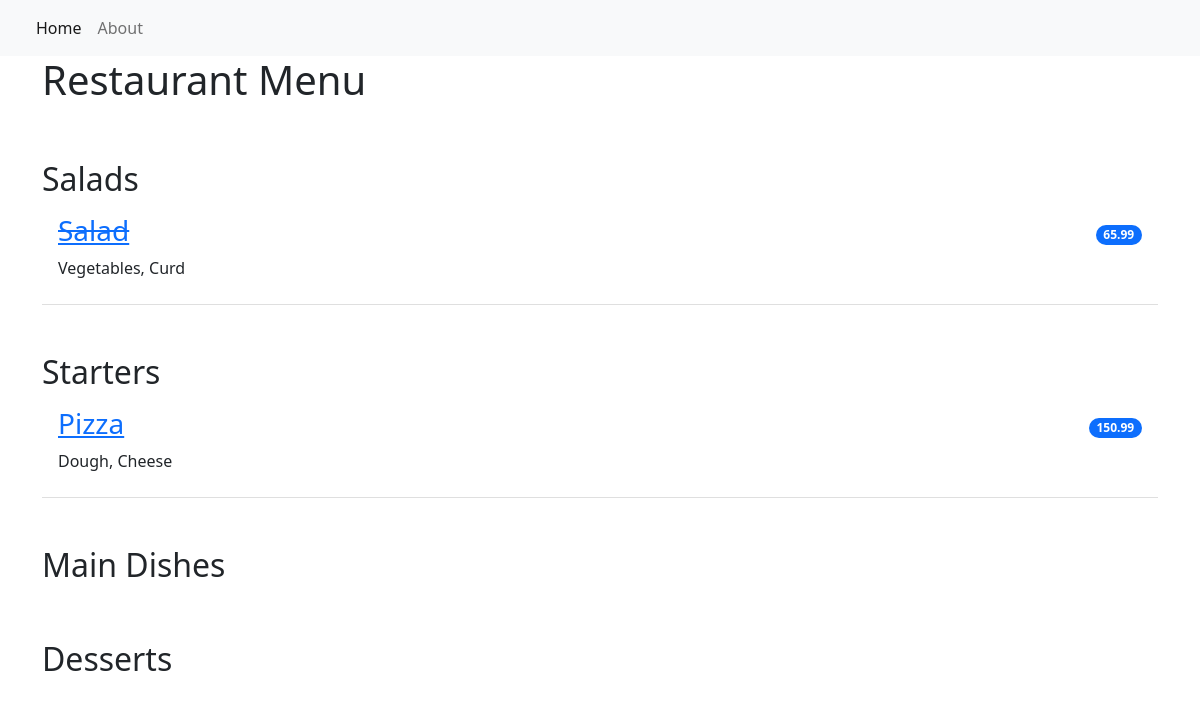
Before: / with the older database file.
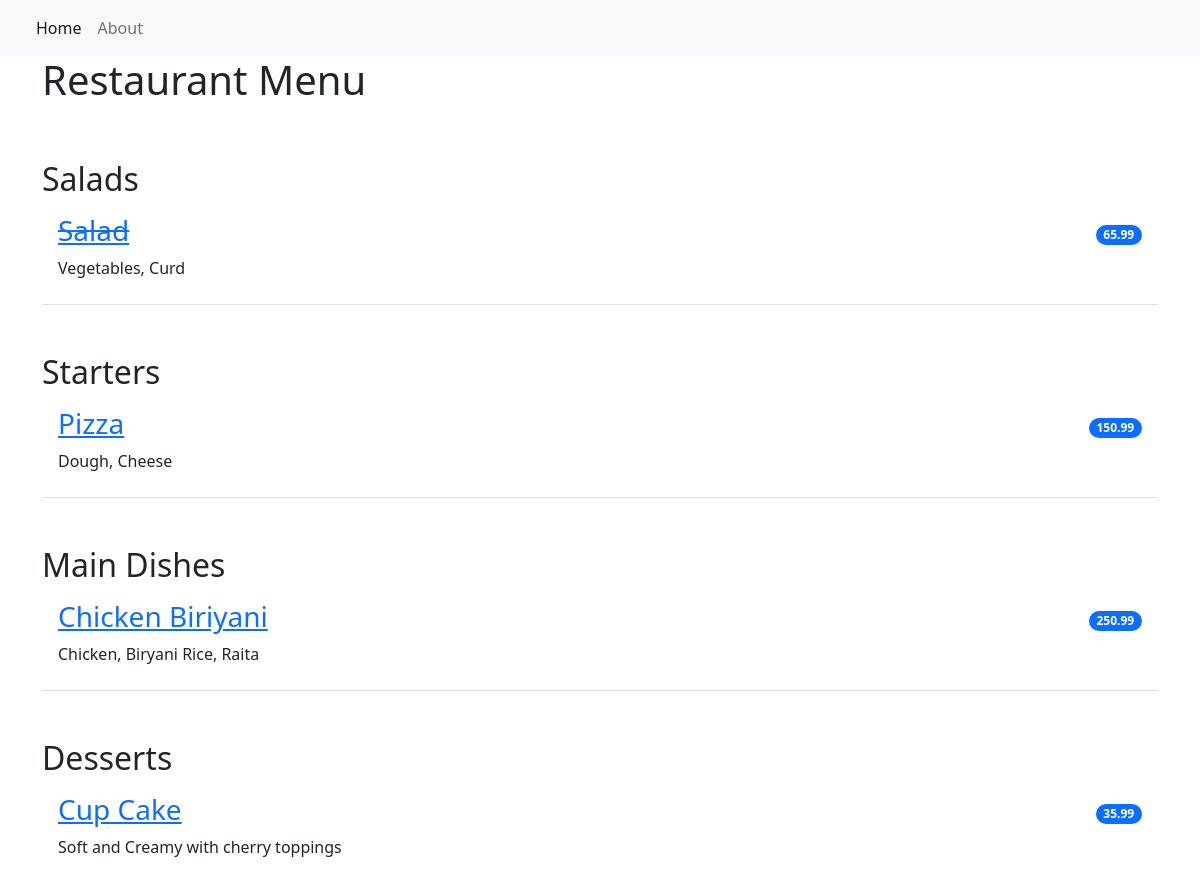
After: the same page with the newer database file.
### restaurant_menu/models.py (models this page shows, shortened)
class Item(models.Model):
    meal = models.CharField(max_length=1000, unique=True)
    description = models.CharField(max_length=1000)
    price = models. DecimalField(max_digits=10,decimal_places=2)
    meal_type = models.CharField(max_length=200,choices=MEAL_TYPE)
    author = models.ForeignKey(User, on_delete=models.PROTECT)
    status =models.IntegerField(choices=STATUS)
    date_created = models.DateField(auto_now_add=True)
    date_updated = models.DateField(auto_now=True)

### restaurant_menu/views.py (the view)
# urls.py: path('', views.MenuList.as_view(), name = 'home'),
class MenuList(generic.ListView):
    queryset = Item.objects.order_by("-date_created")
    template_name = "index.html"
    def get_context_data(self, *, object_list=None, **kwargs):
        context = super().get_context_data(**kwargs)
        context["meals"] = MEAL_TYPE
        return context

### restaurant_menu/templates/index.html
{% extends 'base.html' %}
{% block content %}
<div class="container">
  <h1>Restaurant Menu</h1>
    <ul class="list-group list-group-flush">
        {% for meal in meals %}
            <h2 class="pt-5">{{ meal.1 }}</h2>
                {% for row in item_list %}
                    {% if row.meal_type == meal.0 %}
                        {% if row.status == 1 %}
                        <li class="list-group-item d-flex justify-content-between align-items-center border-0 pb-0">
                            <a href="{% url 'menu_item' row.pk %}"><h3><del>{{ row.meal }}</del></h3></a>
                            <span class="badge bg-primary rounded-pill">{{ row.price }}</span>
                        </li>
                        <li class="list-group-item pt-0">
                            <p>{{ row.description }}</p>
                        </li>
                        {% else %}
                        <li class="list-group-item d-flex justify-content-between align-items-center border-0 pb-0">
                            <a href="{% url 'menu_item' row.pk %}"><h3>{{ row.meal }}</h3></a>
                            <span class="badge bg-primary rounded-pill">{{ row.price }}</span>
                        </li>
                        <li class="list-group-item pt-0">
                            <p>{{ row.description }}</p>
                        </li>
                        {% endif %}
                    {% endif %}
                {% endfor %}
        {% endfor %}
    </ul>
</div>
{% endblock content %}

### restaurant_menu/templates/base.html (shortened to what this page needs)
<!DOCTYPE html>
<html lang="en">
    <head>
        <link href="https://cdn.jsdelivr.net/npm/bootstrap@5.2.0-beta1/dist/css/bootstrap.min.css" rel="stylesheet">
    </head>
    <body>
        <nav class="navbar navbar-expand-lg bg-light">
            <div class="container-fluid">
                <div class="collapse navbar-collapse" id="navbarNav">
                    <ul class="navbar-nav">
                         <li class="nav-item">
                            <a class="nav-link active" aria-current="page" href="{% url 'home' %}">Home</a>
                        </li>
                        <li class="nav-item">
                            <a class="nav-link" aria-current="page" href="{% url 'home' %}">About</a>
                        </li>
                    </ul>
                </div>
            </div>
        </nav>
        {% block content %}
        {% endblock content %}
    </body>
</html>

Changed rows visible on the page:
added Item: meal "Chicken Biriyani", price "250.99", description "Chicken, Biryani Rice, Raita", shown under "Main Dishes"
added Item: meal "Cup Cake", price "35.99", description "Soft and Creamy with cherry toppings", shown under "Desserts"
